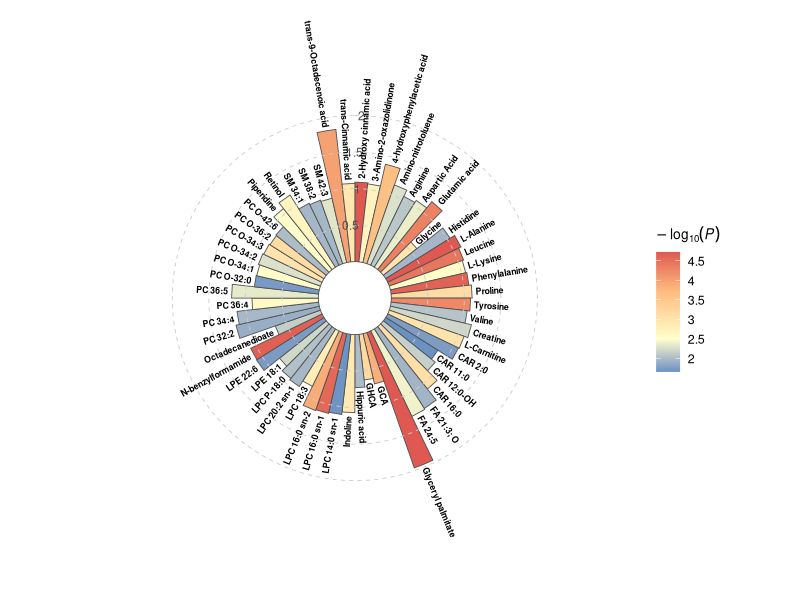
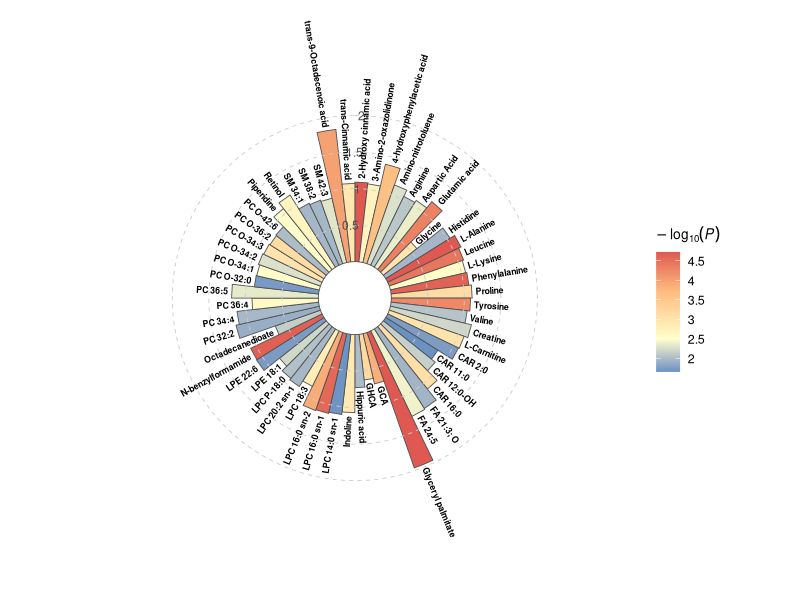

Reproduce these figures in R, in order.

library(ggplot2)
library(tidyverse)
library(ragg)
library(scales)
library(grid)


data <- read.table(
  "2016-FDR 0.2.txt",
  header = TRUE,
  sep = "\t",
  check.names = FALSE
)

head(data)


if ("logPw" %in% colnames(data)) {
  color_var <- "logPw"
} else if ("logP" %in% colnames(data)) {
  color_var <- "logP"
} else {
  stop("check column names")
}


if (!"id" %in% colnames(data)) {
  data$id <- 1:nrow(data)
}


data <- data %>% arrange(id)


fc_min_show <- 0.5
fc_max_show <- 2.5
data$FC_plot <- pmin(pmax(data$FC, fc_min_show), fc_max_show)
fc_breaks <- seq(0.5, 2, by = 0.5)
inner_blank <- -0.5


label_offset <- 0.05

label_data <- data
number_of_bar <- nrow(label_data)

angle <- 90 - 360 * (label_data$id - 0.5) / number_of_bar
label_data$hjust <- ifelse(angle < -90, 1, 0)
label_data$angle <- ifelse(angle < -90, angle + 180, angle)

logp_values <- data[[color_var]]
logp_values <- logp_values[is.finite(logp_values)]

sig_cut <- 1.30103

logp_min <- min(logp_values, na.rm = TRUE)
logp_cap <- as.numeric(quantile(logp_values, 0.95, na.rm = TRUE))
logp_cap <- max(logp_cap, sig_cut + 0.5)

if (abs(logp_cap - logp_min) < 1e-8) {
  logp_cap <- logp_min + 1e-6
}

raw_breaks <- c(
  logp_min,
  sig_cut,
  sig_cut + (logp_cap - sig_cut) * 0.35,
  sig_cut + (logp_cap - sig_cut) * 0.70,
  logp_cap
)

raw_colors <- c(
  "#6A91C3",
  "#A7CCE3",
  "#FFFFCC",
  "#FDBE81",
  "#DF5952"
)

keep_in_range <- raw_breaks >= logp_min & raw_breaks <= logp_cap
raw_breaks <- raw_breaks[keep_in_range]
raw_colors <- raw_colors[keep_in_range]

keep_unique <- c(TRUE, diff(raw_breaks) > 1e-8)
color_breaks <- raw_breaks[keep_unique]
color_colors <- raw_colors[keep_unique]

if (length(color_breaks) < 2) {
  color_breaks <- c(logp_min, logp_cap)
  color_colors <- c("#6A91C3", "#DF5952")
}

color_values <- rescale(color_breaks, from = c(logp_min, logp_cap))

legend_breaks <- pretty(c(logp_min, logp_cap), n = 5)
legend_breaks <- legend_breaks[legend_breaks >= logp_min & legend_breaks <= logp_cap]


p <- ggplot(data, aes(x = as.factor(id), y = FC_plot, fill = .data[[color_var]])) +
  
  geom_bar(
    stat = "identity",
    width = 1,
    color = "#525252",
    linewidth = 0.3
  ) +
  
  scale_fill_gradientn(
    colors = color_colors,
    values = color_values,
    limits = c(logp_min, logp_cap),
    oob = squish,
    breaks = legend_breaks,
    labels = round(legend_breaks, 2),
    name = expression(-log[10](italic(P)))
  ) +
  
  scale_y_continuous(
    limits = c(inner_blank, fc_max_show + label_offset),
    breaks = fc_breaks,
    labels = fc_breaks,
    expand = c(0, 0)
  ) +
  
  coord_polar(start = 0) +
  
  geom_hline(
    yintercept = fc_breaks,
    color = "grey80",
    linewidth = 0.3,
    linetype = "dashed"
  ) +

  annotate(
    "text",
    x = 1,
    y = fc_breaks,
    label = fc_breaks,
    color = "grey30",
    size = 3,
    hjust = 1
  ) +
  
  geom_text(
    data = label_data,
    aes(
      x = id,
      y = FC_plot + label_offset,
      label = individual,
      hjust = hjust
    ),
    color = "black",
    fontface = "bold",
    size = 2.2,
    angle = label_data$angle,
    inherit.aes = FALSE
  ) +
  
  theme_minimal() +
  theme(
    axis.text = element_blank(),
    axis.title = element_blank(),
    panel.grid = element_blank(),
    plot.background = element_rect(fill = "white", color = NA),
    panel.background = element_rect(fill = "white", color = NA),
    plot.margin = unit(rep(0.5, 4), "cm"),
    legend.position = "right",
    legend.title = element_text(size = 10, face = "bold", color = "black"),
    legend.text = element_text(size = 9, color = "black")
  )

print(p)


ggsave(
  filename = "circular_bar_plot_2016.pdf",
  plot = p,
  width = 10,
  height = 10,
  bg = "white"
)
